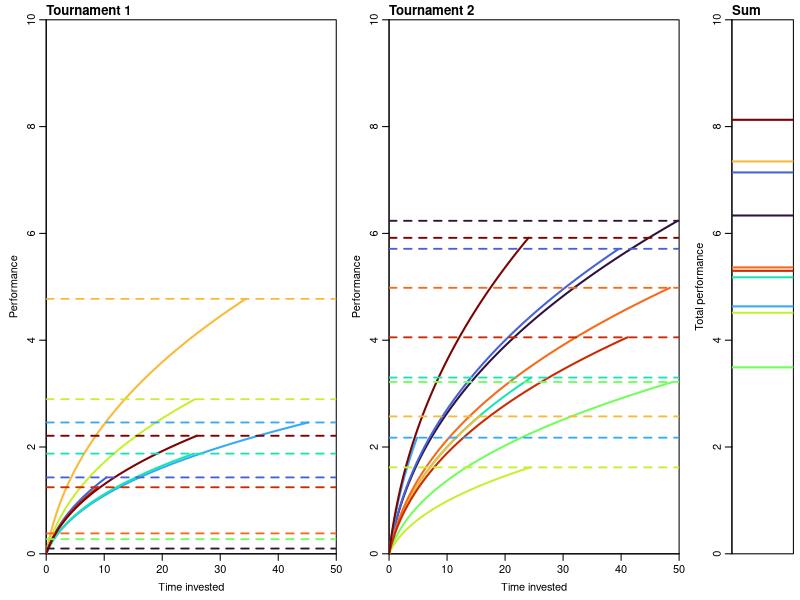
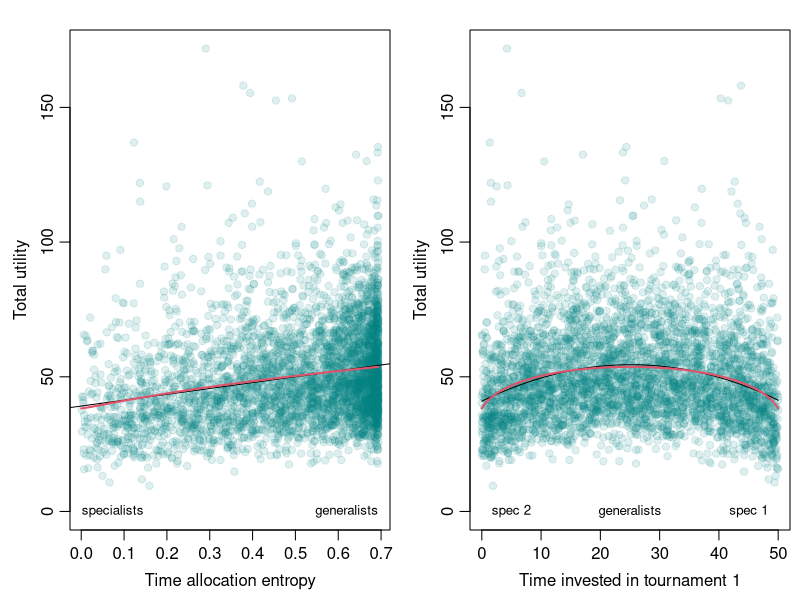

Reproduce these figures in R, in order.
#Two games two matching talents

library(viridis)

#In the first etude, I build a system with just two tournaments and a random talent
#for each. Players are randomly distributed in talent space. We compare the utility
#of specialists and generalists.

#Define tournaments, now both have the same training exponent
tours<-data.frame(beta=c(0.4,0.4))
ntour<-nrow(tours)

#I draw random participants with talents.
#I compared lognormal with gamma distributions and other alternatives earlier.
n<-4000
median<-1
sd<-0.5
m<-log(median)
s<-sqrt(log((1+sqrt(1+4*(sd/median)^2))/2))

#How good are rare people? 1:1000, 1:10^6, 1:world population
qlnorm(1-1/1000,m,s)
qlnorm(1-1/1000000,m,s)
qlnorm(1-1/(9*10^9),m,s)

#These qlnorm values are one-exceedance quantiles, not expected sample maxima:
#each has upper-tail probability 1/N, so N independent people give one expected
#exceedance. The chance that at least one exceeds the quantile is
#1-(1-1/N)^N, approaching 1-exp(-1), or about 63.2%.
#
#For comparison, the maximum A_N has cumulative probability
#Pr(A_N <= a) = pnorm((log(a)-m)/s)^N.
#If U is unit-exponential, exp(-U/N) has the distribution of the maximum of
#N independent uniform variables. Thus the expected maximum is the integral
#of exp(m+s*qnorm(exp(-u/N)))*exp(-u) over u>0.
#The function below sets u=exp(t) for numerical integration. Computing the
#upper-tail probability with -expm1(-u/N) avoids rounding exp(-u/N) to 1.
#A wider integration window can be used to check convergence.
expected_max_talent<-function(N,m=0,
    s=sqrt(log((1+sqrt(2))/2)),lower=-40,upper=5){
  stopifnot(length(N)==1,N>=1,s>0)
  integrand<-function(t){
    u<-exp(t)
    z<-qnorm(-expm1(-u/N),lower.tail=FALSE)
    exp(m+s*z+t-u)
  }
  integrate(integrand,lower,upper,rel.tol=1e-10,
            subdivisions=1000)$value
}
sapply(c(1000,1000000,9*10^9),expected_max_talent,m=m,s=s)
#Expected maxima: about 4.13054, 8.29593, and 16.33851 times the median.
#Both calculations support the manuscript's rounded illustrations of 4, 8, 16.


#Besides talent, randomly draw how much of their time people allocate to each
#tournament. I work with a "50 years total budget" to make diminishing returns clear.
budget<-50

rel1<-runif(n,0,1)
people<-list(tal=cbind(rlnorm(n,m,s),
                       rlnorm(n,m,s)),
             rel=cbind(rel1,
                       1-rel1),
             tour=cbind(rel1*budget,
                        (1-rel1)*budget))

str(people)

#Training first determines performance.
g<-function(x,beta){
  (1+x)^beta-1
}

performance<-function(x,alpha,beta){
  alpha*g(x,beta)
}

people$perf<-sapply(1:ntour,function(t){
  performance(people$tour[,t],people$tal[,t],tours$beta[t])
})
people$total<-rowSums(people$perf)

#I will plot a few players
nplot<-10
grain<-0.1

cols<-turbo(nplot)
lwd1<-2
lwd2<-1.8

layout(matrix(c(1,2,3),nrow=1),widths=c(3,3,1))
par(mar=c(3.5,3.5,1.5,0.5),mgp=c(2,0.65,0))

for(t in 1:ntour){
  plot(NULL,xlim=c(0,50),ylim=c(0,10),
       xlab="Time invested",ylab="Performance",
       xaxs="i",yaxs="i")
  title(paste("Tournament",t),adj=0)

  for(i in 1:nplot){
    times<-c(seq(0,people$tour[i,t],by=grain),people$tour[i,t])
    lines(times,
          performance(times,people$tal[i,t],tours$beta[t]),
          col=cols[i],lwd=lwd1)
  }

  abline(h=people$perf[1:nplot,t],lty=2,col=cols,lwd=lwd2)
}

plot(NULL,xlim=c(0,1),ylim=c(0,10),
     xlab="",ylab="Total performance",
     xaxt="n",xaxs="i",yaxs="i")
abline(h=people$total[1:nplot],lty=1,col=cols,lwd=lwd1)
title("Sum",adj=0)


#Tournament utility
#Performance is translated into a nonnegative spoils weight only after performance
#has been produced:
#
# W(P,phi) = (1+P)^phi - 1.
#
#This is the safe version of the performance-to-spoils transformation. Its derivative
#at P=0 is finite for every phi>0. In this first model phi=1, so W(P,1)=P exactly.

spoils_weight<-function(P,phi){
  (1+P)^phi-1
}

tours$E<-colSums(people$tour)
sum(tours$E)

tours$phi<-c(1,1)

people$spoils<-sapply(1:ntour,function(t){
  w<-spoils_weight(people$perf[,t],tours$phi[t])
  tours$E[t]*w/sum(w)
})

#Time-allocation entropy and total utility
people$ent<- -rowSums(ifelse(people$rel>0,
                             people$rel*log(people$rel),0))
people$utility<-rowSums(people$spoils)


#Analytical expectation for phi=1
#Because W(P,1)=P=alpha*g(x), the talent mean cancels exactly in the symmetric
#population expectation, as in the original baseline derivation.

mean_g<-function(B,beta){
  ((1+B)^(beta+1)-1)/(B*(beta+1))-1
}

expected_utility_r<-function(r,B,beta){
  mu_g<-mean_g(B,beta)
  B/(2*mu_g)*(g(B*r,beta)+g(B*(1-r),beta))
}

expected_utility_t<-function(t,B,beta){
  mu_g<-mean_g(B,beta)
  B/(2*mu_g)*(g(t,beta)+g(B-t,beta))
}


#Functions connected to entropy
entropy2<-function(r){
  ifelse(r==0 | r==1,0,-r*log(r)-(1-r)*log(1-r))
}

r_from_entropy<-function(h){
  if(h<=0) return(0)
  if(h>=log(2)) return(0.5)
  uniroot(function(r){entropy2(r)-h},c(0,0.5))$root
}

expected_utility_H<-function(h,B,beta){
  r<-vapply(h,r_from_entropy,1)
  expected_utility_r(r,B,beta)
}


#Check whether generalists on average beat specialists
layout(matrix(c(1,2),nrow=1),widths=c(1,1))
par(mar=c(3.5,3.5,1.5,0.5),mgp=c(2,0.65,0))

plot(people$ent,people$utility,
     pch=19,col="#00808020",
     ylim=c(0,max(people$utility)),
     xlab="Time allocation entropy",
     ylab="Total utility")

m<-lm(people$utility~people$ent)
abline(m,lwd=1,col=1)
text(range(people$ent),0,
     c("specialists","generalists"),
     pos=c(4,2),cex=0.8,offset=0)

hh<-seq(0,log(2),length.out=501)
lines(hh,
      expected_utility_H(hh,B=budget,beta=tours$beta[1]),
      lwd=lwd1,col=2)


#Same conclusion as a function of time invested in tournament 1
plot(people$tour[,1],people$utility,
     pch=19,col="#00808020",
     ylim=c(0,max(people$utility)),
     xlab="Time invested in tournament 1",
     ylab="Total utility")

x<-people$tour[,1]
m<-lm(people$utility~x+I(x^2))
xx<-seq(0,budget,length.out=501)
lines(xx,predict(m,newdata=data.frame(x=xx)),lwd=1,col=1)

text(c(0,budget),0,c("spec 2","spec 1"),pos=c(4,2),cex=0.8)
text(budget/2,0,"generalists",cex=0.8)

lines(xx,
      expected_utility_t(xx,B=budget,beta=tours$beta[1]),
      lwd=lwd1,col=2)

#The red curve is the analytical expectation, not a fitted regression.
